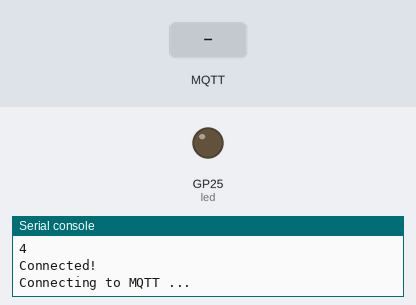
Bench run of a program on a simulated Raspberry Pi Pico running MicroPython. Shown: output pins drawn as LEDs (lit = HIGH), the last lines printed to the serial console. The test bench sets the inputs (shaded band). WiFi joins after 1.5 s; no MQTT or app messages arrive unless stated.

Above: at 3.3 s.
3.4 s: MQTT message "ON" arrives on the first subscribed topic
At 4.0 s:
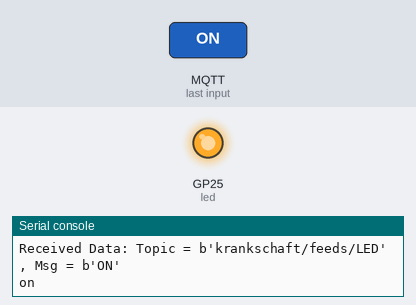
4.9 s: MQTT message "off" arrives on the first subscribed topic
At 6.3 s:
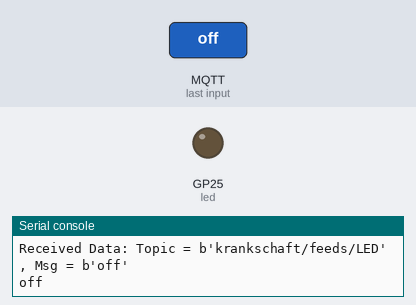
Timing chart, 0 to 7.9 s (numbered marks = the images above; inputs shaded):
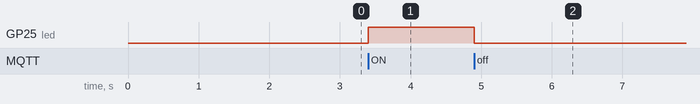

The program:

led-adafruit.py
```python
from machine import Pin
from time import sleep
from machine import Timer
from umqtt.simple import MQTTClient
import dht
import network
import time
import sys

led = Pin("LED",Pin.OUT)

WIFI_SSID     = 'Tertiary infotech'
WIFI_PASSWORD = 'Tertiary888'

mqtt_client_id      = bytes('client_'+'123210', 'utf-8') # Just a random client ID

ADAFRUIT_IO_URL     = 'io.adafruit.com'
ADAFRUIT_USERNAME   = 'krankschaft'
ADAFRUIT_IO_KEY     = 'aio_YCUQ68zYRkO7tj7oz9Fg0XAvRcTV'

TOGGLE_FEED_ID      = 'LED'

def connect_wifi():
    wifi = network.WLAN(network.STA_IF)
    wifi.active(True)
    wifi.disconnect()
    wifi.connect(WIFI_SSID,WIFI_PASSWORD)
    if not wifi.isconnected():
        print('Connecting..')
        timeout = 0
        while (not wifi.isconnected() and timeout < 5):
            print(5 - timeout)
            timeout = timeout + 1
            time.sleep(1)
    if(wifi.isconnected()):
        print('Connected!')
    else:
        print('Not connected!')
        sys.exit()

connect_wifi() # Connecting to WiFi Router

client = MQTTClient(client_id=mqtt_client_id,
                    server=ADAFRUIT_IO_URL,
                    user=ADAFRUIT_USERNAME,
                    password=ADAFRUIT_IO_KEY,
                    ssl=False)

def connect_mqtt():
    try:
        print("Connecting to MQTT ...")
        client.connect()
    except Exception as e:
        print('Could not connect to MQTT server {}{}'.format(type(e).__name__, e))
        sys.exit()

connect_mqtt()


def cb(topic, msg): # callback function
    print('Received Data: Topic = {}, Msg = {}'.format(topic, msg))
    received_data = str(msg, 'utf-8') # Receiving data
    if received_data == "ON":
        print("on")
        led.on()
    if received_data == "off":
        print("off")
        led.off()

toggle_feed = bytes('{:s}/feeds/{:s}'.format(ADAFRUIT_USERNAME, TOGGLE_FEED_ID), 'utf-8') # format - ~/feeds/led

client.set_callback(cb) # callback function
client.subscribe(toggle_feed) # subscribing to particular topic

while True:
    try:
        client.check_msg() # non blocking function
    except:
        client.disconnect()
        print("Error")
        sys.exit()
```

Measured:
- after the input at 3.4 s, GP25 (led): LOW → HIGH at once
- after the input at 4.9 s, GP25 (led): HIGH → LOW at once
